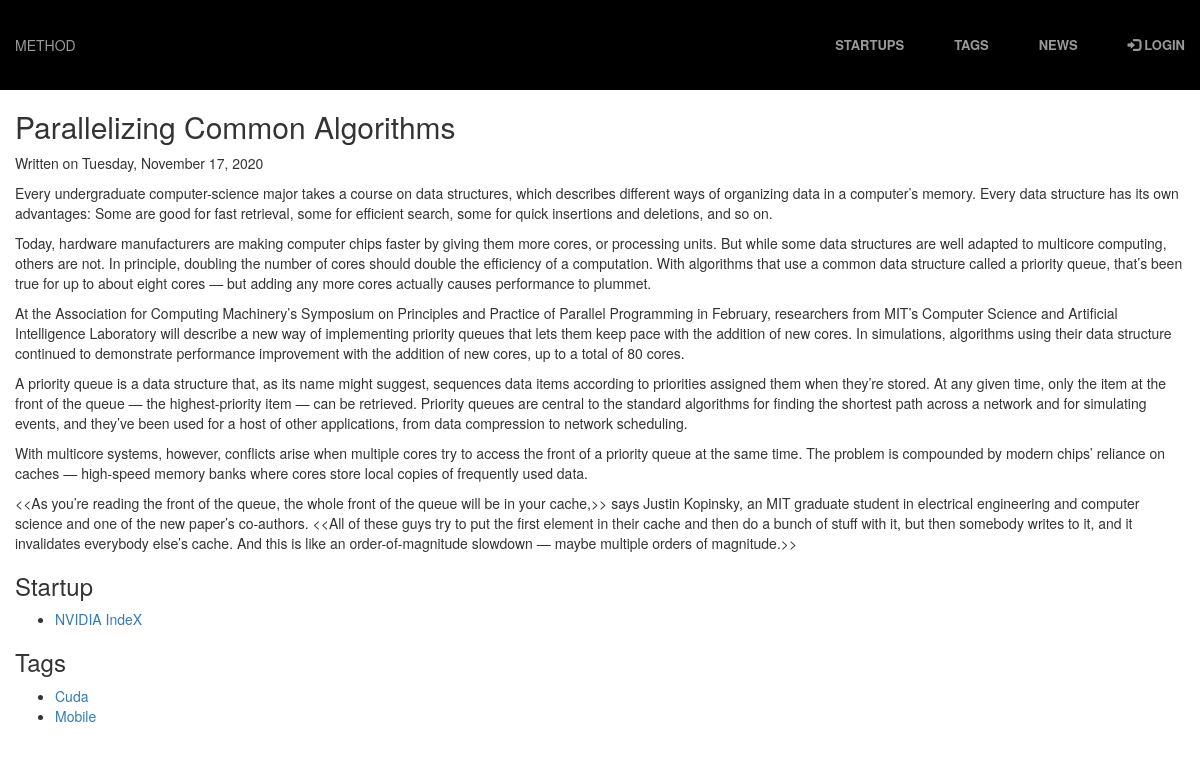
Screenshot of /blog/2020/11/parallelizing-common-algorithms/ with the database file from the repository.
### blog/models.py (models this page shows, shortened)
class Post(models.Model):
    title = models.CharField(max_length=63)
    slug = models.SlugField(
        max_length=63,
        help_text='A label for URL config',
        unique_for_month='pub_date')
    text = models.TextField()
    pub_date = models.DateField(
        'date published',
        auto_now_add=True)
    tags = models.ManyToManyField(
        Tag, related_name='blog_posts')
    startups = models.ManyToManyField(
        Startup, related_name='blog_posts')
    class Meta:
        verbose_name = 'blog post'
        ordering = ['-pub_date', 'title']
        get_latest_by = 'pub_date'

### organizer/models.py (models this page shows, shortened)
class Startup(models.Model):
    name = models.CharField(
        max_length=31, db_index=True)
    slug = models.SlugField(
        max_length=31,
        unique=True, # !
        help_text='A label for URL config.')
    description = models.TextField()
    founded_date = models.DateField( # date time field
        'date founded') # auot add true
    contact = models.EmailField()
    website = models.URLField(max_length=255)
    tags = models.ManyToManyField(Tag)
    class Meta:
        ordering = ['name']
        get_latest_by = 'founded_date'
    def get_absolute_url(self):
        return reverse('organizer_startup_detail',
                        kwargs={'slug': self.slug})

class Tag(models.Model):
    name = models.CharField(
        max_length=31, unique=True)
    slug = models.SlugField(
        max_length=31,
        unique=True, # ! always unique
        help_text='A label for URL config.')
    class Meta:
        ordering = ['name']
    def get_absolute_url(self):
        return reverse('organizer_tag_detail', kwargs={'slug': self.slug})

### blog/views.py (the view)
def post_detail(request, year, month, slug):
    post = get_object_or_404(
        Post,
        pub_date__year=year,
        pub_date__month=month,
        slug=slug)
    return render(
        request,
        'blog/post_detail.html',
        {'post': post})

### blog/templates/blog/post_detail.html (shortened to what this page needs)
{% extends parent_template|default:"blog/base_blog.html" %}
{% block content %}
      <h2>{{ post.title|title }}</h2>
      <p>
        Written on
        <time datetime="{{ post.pub_date|date:"Y-m-d" }}">
          {{ post.pub_date|date:"l, F j, Y" }}
        </time>
      </p>
    {{ post.text|linebreaks }}
  {% if post.startups.all or post.tags.all %}
    <footer>
      {% if post.startups.all %}
          <section>
            <h3>Startup{{ post.startups.count|pluralize }}</h3>
            <ul>
              {% for startup in post.startups.all %}
                <li><a href="{{startup.get_absolute_url}}">
                  {{ startup.name }}
                </a></li>
              {% endfor %}
            </ul>
          </section>
      {% endif %}
      {% if post.tags.all %}
          <section>
            <h3>Tag{{ post.tags.count|pluralize }}</h3>
            <ul>
              {% for tag in post.tags.all %}
                <li><a href="{{tag.get_absolute_url}}">
                  {{ tag.name|title }}
                </a></li>
              {% endfor %}
            </ul>
          </section>
      {% endif %}
    </footer>
  {% endif %}
{% endblock %}

### rows the page displays
Post: title "Parallelizing Common Algorithms", pub_date "Tuesday, November 17, 2020", text "Every undergraduate computer-science major takes a course on data structures, which describes different ways of organizing data in a computer’s memory. Every data structure has its own advantages: Some are good for fast retrieval, some for efficient search, some for quick insertions and deletions, and so on. Today, hardware manufacturers are making computer chips faster by giving them more cores, or processing units. But while some data structures are well adapted to multicore computing, others are not. In principle, doubling the number of cores should double the efficiency of a computation. With algorithms that use a common data structure called a priority queue, that’s been true for up to…"
Startup: name "NVIDIA IndeX"
Tag: name "Cuda"
Tag: name "Mobile"
